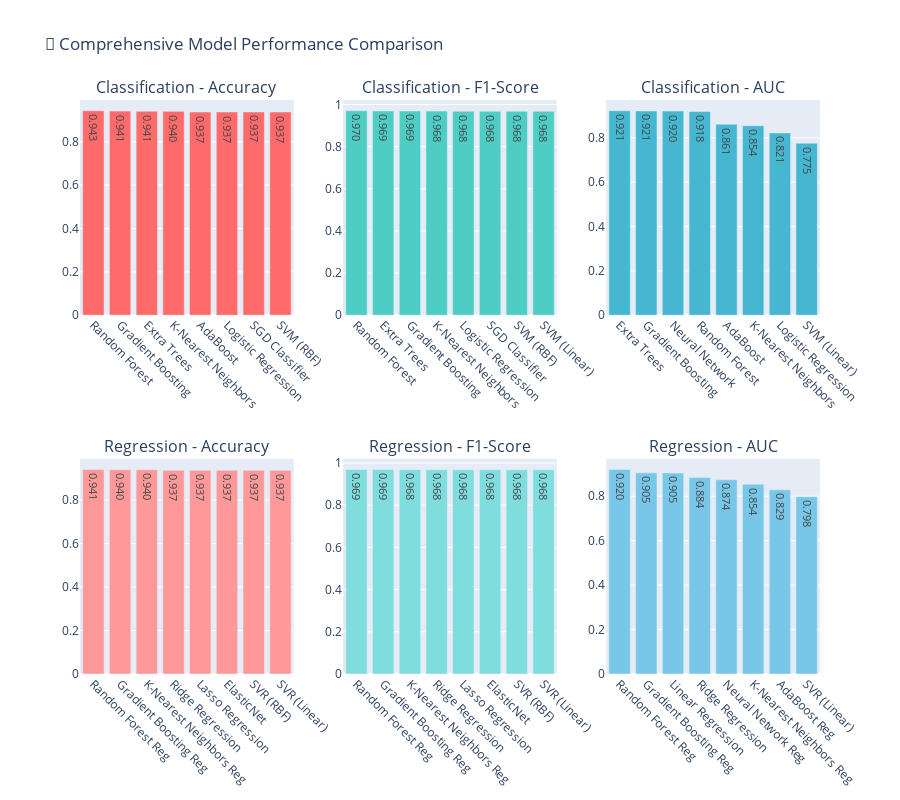

The code cell stored with this chart in its notebook:
### Code cell
# 🎯 ULTIMATE MODEL COMPARISON - CLASSIFICATION vs REGRESSION
print('='*80)
print('🎯 ULTIMATE MODEL COMPARISON - CLASSIFICATION vs REGRESSION')
print('='*80)

# Combine top performers from both approaches
top_classification = comparison_df.nlargest(5, 'F1-Score')[['Model', 'Accuracy', 'F1-Score', 'AUC']].copy()
top_classification['Type'] = 'Classification'

top_regression = regression_df.nlargest(5, 'F1-Score')[['Model', 'Accuracy', 'F1-Score', 'AUC']].copy()
top_regression['Type'] = 'Regression'

# Combine results
combined_results = pd.concat([top_classification, top_regression], ignore_index=True)
combined_results = combined_results.sort_values('F1-Score', ascending=False)

print('🏆 TOP 10 MODELS OVERALL (by F1-Score):')
print('-' * 80)
for i, row in combined_results.head(10).iterrows():
    print(f'{i+1:2d}. {row["Model"]:25s} ({row["Type"]:13s}) - F1: {row["F1-Score"]:.4f}, Acc: {row["Accuracy"]:.4f}, AUC: {row["AUC"]:.4f}')

# Create comprehensive comparison charts
fig = make_subplots(
    rows=2, cols=3,
    subplot_titles=('Classification - Accuracy', 'Classification - F1-Score', 'Classification - AUC',
                   'Regression - Accuracy', 'Regression - F1-Score', 'Regression - AUC'),
    specs=[[{'type': 'bar'}, {'type': 'bar'}, {'type': 'bar'}],
           [{'type': 'bar'}, {'type': 'bar'}, {'type': 'bar'}]]
)

metrics = ['Accuracy', 'F1-Score', 'AUC']
colors_class = ['#FF6B6B', '#4ECDC4', '#45B7D1']
colors_reg = ['#FF9999', '#7FDDDD', '#78C7E8']

# Classification charts (top row)
for i, metric in enumerate(metrics):
    top_models = comparison_df.nlargest(8, metric)
    fig.add_trace(
        go.Bar(
            x=top_models['Model'],
            y=top_models[metric],
            name=f'Class-{metric}',
            marker_color=colors_class[i],
            text=[f'{val:.3f}' for val in top_models[metric]],
            textposition='auto',
            showlegend=False
        ),
        row=1, col=i+1
    )

# Regression charts (bottom row)
for i, metric in enumerate(metrics):
    top_models = regression_df.nlargest(8, metric)
    fig.add_trace(
        go.Bar(
            x=top_models['Model'],
            y=top_models[metric],
            name=f'Reg-{metric}',
            marker_color=colors_reg[i],
            text=[f'{val:.3f}' for val in top_models[metric]],
            textposition='auto',
            showlegend=False
        ),
        row=2, col=i+1
    )

fig.update_layout(
    title_text='🎯 Comprehensive Model Performance Comparison',
    height=800,
    showlegend=False
)

# Rotate x-axis labels for better readability
fig.update_xaxes(tickangle=45)

fig.show()

print('\n📊 Comprehensive comparison charts created!')
print('🔍 Top row: Classification models | Bottom row: Regression models')

### Figure 1 — Plotly figure (JSON) as saved in the notebook; plotly's stock layout.template omitted (floating-point values rounded to 4 significant figures)
{"data": [{"marker": {"color": "#FF6B6B"}, "name": "Class-Accuracy", "showlegend": false, "text": ["0.943", "0.941", "0.941", "0.940", "0.937", "0.937", "0.937", "0.937"], "textposition": "auto", "type": "bar", "x": ["Random Forest", "Gradient Boosting", "Extra Trees", "K-Nearest Neighbors", "AdaBoost", "Logistic Regression", "SGD Classifier", "SVM (RBF)"], "xaxis": "x", "y": [0.9428, 0.9414, 0.9409, 0.9401, 0.9372, 0.9372, 0.9372, 0.9372], "yaxis": "y"}, {"marker": {"color": "#4ECDC4"}, "name": "Class-F1-Score", "showlegend": false, "text": ["0.970", "0.969", "0.969", "0.968", "0.968", "0.968", "0.968", "0.968"], "textposition": "auto", "type": "bar", "x": ["Random Forest", "Extra Trees", "Gradient Boosting", "K-Nearest Neighbors", "Logistic Regression", "SGD Classifier", "SVM (RBF)", "SVM (Linear)"], "xaxis": "x2", "y": [0.97, 0.9693, 0.9692, 0.9684, 0.9676, 0.9676, 0.9676, 0.9676], "yaxis": "y2"}, {"marker": {"color": "#45B7D1"}, "name": "Class-AUC", "showlegend": false, "text": ["0.921", "0.921", "0.920", "0.918", "0.861", "0.854", "0.821", "0.775"], "textposition": "auto", "type": "bar", "x": ["Extra Trees", "Gradient Boosting", "Neural Network", "Random Forest", "AdaBoost", "K-Nearest Neighbors", "Logistic Regression", "SVM (Linear)"], "xaxis": "x3", "y": [0.9213, 0.9205, 0.9202, 0.9184, 0.8609, 0.8538, 0.8213, 0.7754], "yaxis": "y3"}, {"marker": {"color": "#FF9999"}, "name": "Reg-Accuracy", "showlegend": false, "text": ["0.941", "0.940", "0.940", "0.937", "0.937", "0.937", "0.937", "0.937"], "textposition": "auto", "type": "bar", "x": ["Random Forest Reg", "Gradient Boosting Reg", "K-Nearest Neighbors Reg", "Ridge Regression", "Lasso Regression", "ElasticNet", "SVR (RBF)", "SVR (Linear)"], "xaxis": "x4", "y": [0.941, 0.9403, 0.9401, 0.9372, 0.9372, 0.9372, 0.9372, 0.9372], "yaxis": "y4"}, {"marker": {"color": "#7FDDDD"}, "name": "Reg-F1-Score", "showlegend": false, "text": ["0.969", "0.969", "0.968", "0.968", "0.968", "0.968", "0.968", "0.968"], "textposition": "auto", "type": "bar", "x": ["Random Forest Reg", "Gradient Boosting Reg", "K-Nearest Neighbors Reg", "Ridge Regression", "Lasso Regression", "ElasticNet", "SVR (RBF)", "SVR (Linear)"], "xaxis": "x5", "y": [0.969, 0.9685, 0.9684, 0.9676, 0.9676, 0.9676, 0.9676, 0.9676], "yaxis": "y5"}, {"marker": {"color": "#78C7E8"}, "name": "Reg-AUC", "showlegend": false, "text": ["0.920", "0.905", "0.905", "0.884", "0.874", "0.854", "0.829", "0.798"], "textposition": "auto", "type": "bar", "x": ["Random Forest Reg", "Gradient Boosting Reg", "Linear Regression", "Ridge Regression", "Neural Network Reg", "K-Nearest Neighbors Reg", "AdaBoost Reg", "SVR (Linear)"], "xaxis": "x6", "y": [0.9203, 0.9053, 0.9049, 0.8844, 0.8741, 0.8538, 0.8286, 0.7979], "yaxis": "y6"}], "layout": {"annotations": [{"font": {"size": 16}, "showarrow": false, "text": "Classification - Accuracy", "x": 0.1444, "xanchor": "center", "xref": "paper", "y": 1, "yanchor": "bottom", "yref": "paper"}, {"font": {"size": 16}, "showarrow": false, "text": "Classification - F1-Score", "x": 0.5, "xanchor": "center", "xref": "paper", "y": 1, "yanchor": "bottom", "yref": "paper"}, {"font": {"size": 16}, "showarrow": false, "text": "Classification - AUC", "x": 0.8556, "xanchor": "center", "xref": "paper", "y": 1, "yanchor": "bottom", "yref": "paper"}, {"font": {"size": 16}, "showarrow": false, "text": "Regression - Accuracy", "x": 0.1444, "xanchor": "center", "xref": "paper", "y": 0.375, "yanchor": "bottom", "yref": "paper"}, {"font": {"size": 16}, "showarrow": false, "text": "Regression - F1-Score", "x": 0.5, "xanchor": "center", "xref": "paper", "y": 0.375, "yanchor": "bottom", "yref": "paper"}, {"font": {"size": 16}, "showarrow": false, "text": "Regression - AUC", "x": 0.8556, "xanchor": "center", "xref": "paper", "y": 0.375, "yanchor": "bottom", "yref": "paper"}], "height": 800, "showlegend": false, "title": {"text": "🎯 Comprehensive Model Performance Comparison"}, "xaxis": {"anchor": "y", "domain": [0, 0.2889], "tickangle": 45}, "xaxis2": {"anchor": "y2", "domain": [0.3556, 0.6444], "tickangle": 45}, "xaxis3": {"anchor": "y3", "domain": [0.7111, 1], "tickangle": 45}, "xaxis4": {"anchor": "y4", "domain": [0, 0.2889], "tickangle": 45}, "xaxis5": {"anchor": "y5", "domain": [0.3556, 0.6444], "tickangle": 45}, "xaxis6": {"anchor": "y6", "domain": [0.7111, 1], "tickangle": 45}, "yaxis": {"anchor": "x", "domain": [0.625, 1]}, "yaxis2": {"anchor": "x2", "domain": [0.625, 1]}, "yaxis3": {"anchor": "x3", "domain": [0.625, 1]}, "yaxis4": {"anchor": "x4", "domain": [0, 0.375]}, "yaxis5": {"anchor": "x5", "domain": [0, 0.375]}, "yaxis6": {"anchor": "x6", "domain": [0, 0.375]}}}
